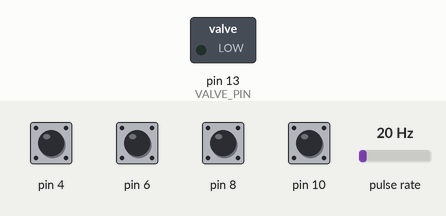
Simulated run of this sketch. Board: Arduino Uno, built with avr-gcc and run on an emulated ATmega328P. Parts: switched loads named in the sketch (green lamp = pin HIGH). Wiring (inferred from the names in the program): pulse sensor: data pin 2. Inputs (shaded band) come from the test bench; at power-on: pin 4, pin 6, pin 8, pin 10 HIGH, pulse rate 20 Hz.

Above: at 1.2 s.
1.3 s: pin 10 pulled LOW for 0.15 s
At 1.8 s:
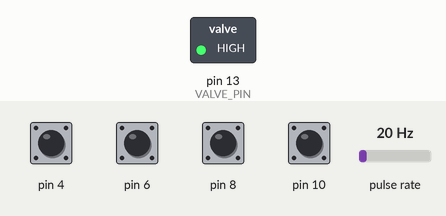
Timing chart, 0 to 4.6 s (numbered marks = the images above; inputs shaded):
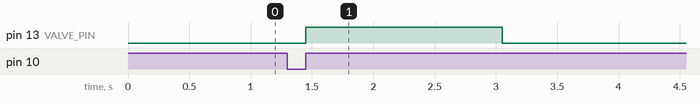

Measured:
- after the input at 1.3 s, pin 13 (VALVE_PIN): LOW → HIGH after 0.15 s, → LOW 1.6 s later

The sketch:

gazvoda.ino
```cpp
#include "GyverButton.h"

// Пины устройств
#define FLOW_METER_PIN   2  // водомер
#define VALVE_PIN        13 // клапан

volatile bool status_valve = false; // изначальное значение клапана

// Пины кнопок
#define BTN_SIG_4        4
#define BTN_SIG_3        6
#define BTN_SIG_2        8
#define BTN_SIG_1        10

GButton buttons[4] = {GButton(BTN_SIG_4), GButton(BTN_SIG_3), GButton(BTN_SIG_2), GButton(BTN_SIG_1)};

#define ml_in_impulse 2.22 // мл в 1 импульсе датчика
volatile float water = 0;  // количество воды для наливания, мл

#define doza 133.33 // значение 1 дозы в мл
// Ёмкость каждой кнопки в мл
const float button_doses[12] = {
  1 * doza, 1.5 * doza, 2 * doza, 2.5 * doza, 3 * doza,
  4 * doza, 5 * doza, 6 * doza, 8 * doza, 10 * doza,
  11 * doza, 12 * doza
};

void setup() {
  pinMode(FLOW_METER_PIN, INPUT); // инициализация пина водомера
  pinMode(VALVE_PIN, OUTPUT); // инициализация пина клапана

  attachInterrupt(0, vodomer, RISING); // прерывание по импульсам водомера

  for (int i = 0; i < 4; i++) {
    buttons[i].setDebounce(50);        // настройка антидребезга
    buttons[i].setTimeout(300);        // настройка таймаута на удержание
    buttons[i].setClickTimeout(600);   // настройка таймаута между кликами
  }
}

void loop() {
  for (int i = 0; i < 4; i++) {
    buttons[i].tick(); // обязательная функция отработки
  }

  // Комбинации нажатий кнопок для добавления значений воды
  if (buttons[0].isClick() == 0 && buttons[1].isClick() == 0 && buttons[2].isClick() == 0 && buttons[3].isClick() == 1) water += button_doses[0];
  else if (buttons[0].isClick() == 0 && buttons[1].isClick() == 0 && buttons[2].isClick() == 1 && buttons[3].isClick() == 0) water += button_doses[1];
  else if (buttons[0].isClick() == 0 && buttons[1].isClick() == 0 && buttons[2].isClick() == 1 && buttons[3].isClick() == 1) water += button_doses[2];
  else if (buttons[0].isClick() == 0 && buttons[1].isClick() == 1 && buttons[2].isClick() == 0 && buttons[3].isClick() == 0) water += button_doses[3];
  else if (buttons[0].isClick() == 0 && buttons[1].isClick() == 1 && buttons[2].isClick() == 0 && buttons[3].isClick() == 1) water += button_doses[4];
  else if (buttons[0].isClick() == 0 && buttons[1].isClick() == 1 && buttons[2].isClick() == 1 && buttons[3].isClick() == 0) water += button_doses[5];
  else if (buttons[0].isClick() == 0 && buttons[1].isClick() == 1 && buttons[2].isClick() == 1 && buttons[3].isClick() == 1) water += button_doses[6];
  else if (buttons[0].isClick() == 1 && buttons[1].isClick() == 0 && buttons[2].isClick() == 0 && buttons[3].isClick() == 0) water += button_doses[7];
  else if (buttons[0].isClick() == 1 && buttons[1].isClick() == 0 && buttons[2].isClick() == 0 && buttons[3].isClick() == 1) water += button_doses[8];
  else if (buttons[0].isClick() == 1 && buttons[1].isClick() == 0 && buttons[2].isClick() == 1 && buttons[3].isClick() == 0) water += button_doses[9];
  else if (buttons[0].isClick() == 1 && buttons[1].isClick() == 0 && buttons[2].isClick() == 1 && buttons[3].isClick() == 1) water += button_doses[10];
  else if (buttons[0].isClick() == 1 && buttons[1].isClick() == 1 && buttons[2].isClick() == 0 && buttons[3].isClick() == 0) water += button_doses[11];

  // Управление клапаном
  if (water > 0 && !status_valve) {
    status_valve = true;
    digitalWrite(VALVE_PIN, HIGH); // открыть клапан
  } else if (water <= 0 && status_valve) {
    status_valve = false;
    digitalWrite(VALVE_PIN, LOW); // закрыть клапан
  }
}

void vodomer() {
  water -= ml_in_impulse; // каждый импульс уменьшает значение water на ml_in_impulse

  if (water <= 0 && status_valve) {
    status_valve = false;
    digitalWrite(VALVE_PIN, LOW); // закрыть клапан
  }
}
```
